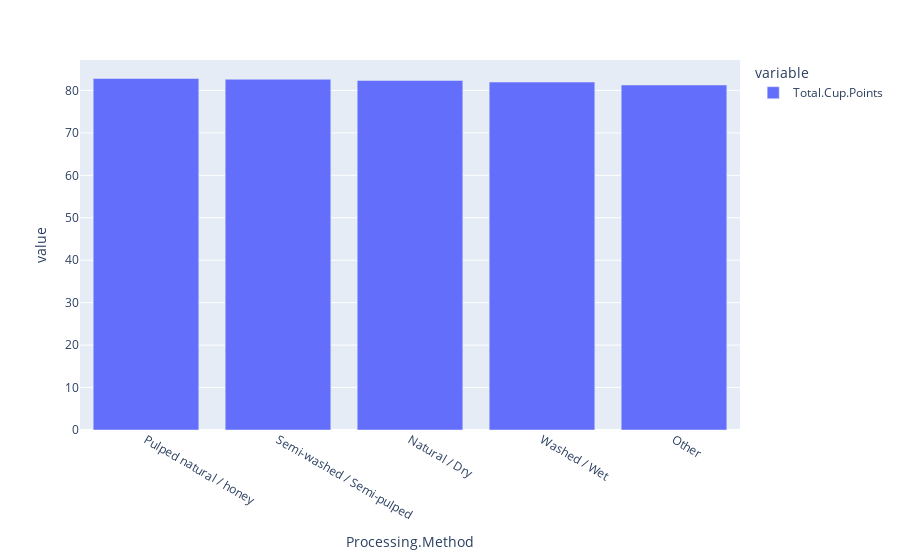

Notebook code cell kept with this figure:
### Code cell
# the best types of coffe usually are procesed using the Ntural/honey methode
# this figure shows the relationship between the process of the coffee beans after they have been harvested and the total points
mean_country=arabicaCoffee.groupby('Processing.Method')['Total.Cup.Points'].mean()
fig5 = px.bar(mean_country)  #, x='Country.of.Origin', y='mean_country')
fig5.update_layout(barmode='stack', xaxis={'categoryorder':'total descending'})
fig5.show ()

#Pulped Natural processing is a method that removes the outer skin of the coffee cherry to expose the fruity layer
#  and is then allowed to dry in the sun (or sometimes, with mechanical dryers).

### Figure 1 — Plotly figure (JSON) as saved in the notebook; plotly's stock layout.template omitted (floating-point values rounded to 4 significant figures)
{"data": [{"alignmentgroup": "True", "hovertemplate": "variable=Total.Cup.Points<br>Processing.Method=%{x}<br>value=%{y}<extra></extra>", "legendgroup": "Total.Cup.Points", "marker": {"color": "#636efa", "pattern": {"shape": ""}}, "name": "Total.Cup.Points", "offsetgroup": "Total.Cup.Points", "orientation": "v", "showlegend": true, "textposition": "auto", "type": "bar", "x": ["Natural / Dry", "Other", "Pulped natural / honey", "Semi-washed / Semi-pulped", "Washed / Wet"], "xaxis": "x", "y": [82.35, 81.28, 82.81, 82.63, 81.96], "yaxis": "y"}], "layout": {"barmode": "stack", "legend": {"title": {"text": "variable"}, "tracegroupgap": 0}, "margin": {"t": 60}, "xaxis": {"anchor": "y", "categoryorder": "total descending", "domain": [0, 1], "title": {"text": "Processing.Method"}}, "yaxis": {"anchor": "x", "domain": [0, 1], "title": {"text": "value"}}}}
